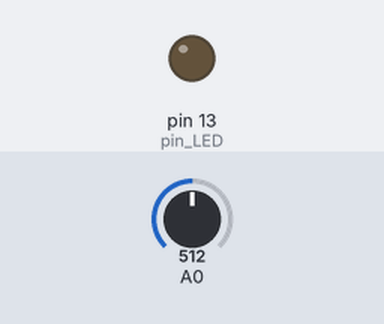
A sketch run on a simulated Arduino Uno, built with avr-gcc and run on an emulated ATmega328P. On the bench: output pins drawn as LEDs (lit = HIGH). Dashed ring = blinking. Inputs (shaded band) come from the test bench; at power-on: A0 = 512. What the sketch prints to the serial monitor is not drawn.

Above: at 0.1 s.
At 1.2 s:
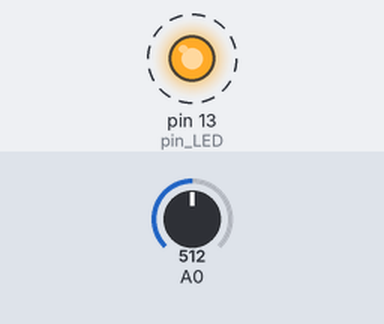
1.3 s: A0 set to 0
4.3 s: A0 set to 511
At 6.7 s:
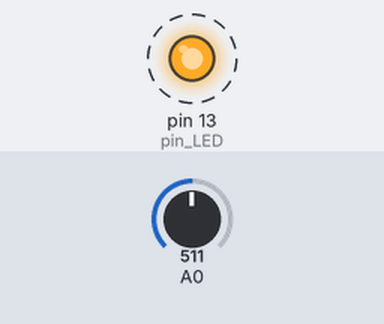
Timing chart, 0 to 12.5 s (numbered marks = the images above; inputs shaded):
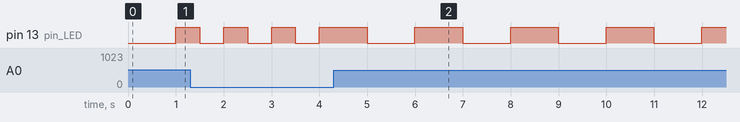

Measured:
- after the input at 4.3 s, pin 13 (pin_LED): alternates HIGH for 1.0 s and LOW for 1.0 s, starting after 0.70 s
- by itself, pin 13 (pin_LED): alternates HIGH for 0.50 s and LOW for 0.50 s

The sketch:

EX_17_02.ino
```cpp
int pin_LED = 13;
boolean state = false;
unsigned long time_previous = 0;
int interval = 1000;

void setup() {
  pinMode(pin_LED, OUTPUT);
  Serial.begin(9600);
}

void loop() {
  unsigned long time_current = millis();

  if (time_current - time_previous >= interval) {
    time_previous = time_current;

    state = !state;
    digitalWrite(pin_LED, state);

    Serial.println(String("현재 점멸 시간 간격은 ") + interval + "밀리초입니다.");

  }
  int vr = analogRead(A0);
  interval = map(vr, 0, 1023, 500, 1500);
}
```
